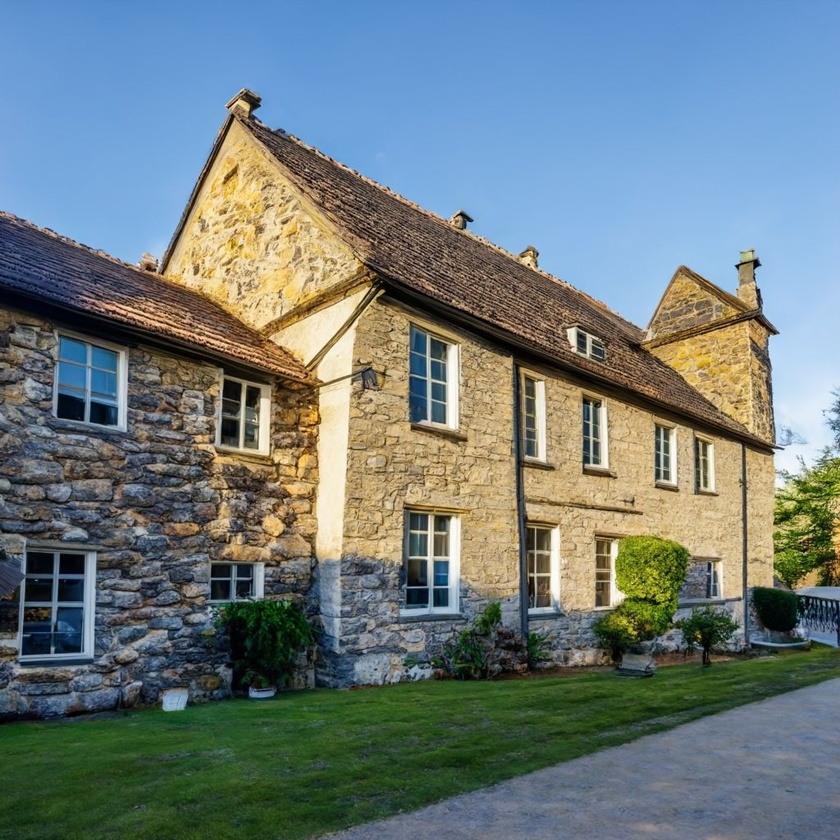
#> input picture Compression image/maison.jpg, 840 x 840 px, shrunk from 1024 x 1024 before the run
$ python 'Compression image.py'
#> lines starting #> are read from the running program, lines starting #| are printed output that depends on the picture
from PIL import Image
import numpy as np
import matplotlib.pyplot as plt

plt.close("all")

## Extraction image
def extraction_image(NomFichier):
#> called with NomFichier = 'maison.jpg'
    img = Image.open(NomFichier)
#> img is the input picture: PIL image 840x840 RGB; mean R, G, B 109.6, 123.7, 125.2
    return np.array(img)[:,:,:].tolist()

## Compression image
def compression(img):
    n = len(img)
    L = []
    img_comp = []
    pixel_comp = []
    colonne = []
    for i in range(n):
        for j in range(0,n-1,2):
            for k in range(3):
                pixel_comp.append((img[i][j][k]+img[i][j+1][k])//2)
            colonne.append(pixel_comp)
            pixel_comp = []
        L.append(colonne)
        colonne = []
    for i in range(n//2):
        for j in range(0,n-1,2):
            for k in range(3):
                pixel_comp.append((L[j][i][k]+L[j+1][i][k])//2)
            colonne.append(pixel_comp)
            pixel_comp = []
        img_comp.append(colonne)
        colonne = []
    return img_comp

## Upscale image
def upscale_rapport2(L):
    n = len(L)
    L_upscaled = []
    ligne_upscaled = []
    for i in range(n):
        ligne = []
        for j in range(n):
            ligne += [L[i][j]]*2
        ligne_upscaled.append(ligne)
    for i in range(n*2):
        colonne = []
        for j in range(n):
            colonne += [ligne_upscaled[j][i]]*2
        L_upscaled.append(colonne)
    return L_upscaled

## Retournement image
def retourne(img):
    N = len(img)
    for i in range(N):
        for j in range(i):
            img[i][j],img[j][i] = img[j][i],img[i][j]

## Affichage image
def affichage(img):
    plt.imshow(img)
    plt.show()

## Test
img = extraction_image('maison.jpg')
#> img = 840 items
img_comp = compression(img)
#> in compression, `n = len(img)`: n = 840
#> after the loop in compression, `for i in range(n):`: L = 840 items
#> after the loop in compression, `for i in range(n//2):`: img_comp = 420 items
#> img_comp = 420 items
retourne(img_comp)
#> in retourne, `N = len(img)`: N = 420
#> after the loop in retourne, `for i in range(N):`: img = 420 items
# img_upscaled = upscale_rapport2(img_comp)
# retourne(img_upscaled)
affichage(img_comp)
#> in affichage, `plt.show()`:
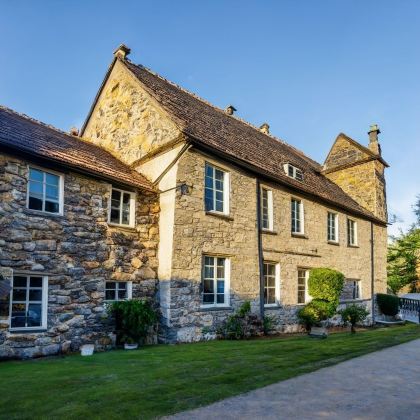
#> shown: shape (420, 420, 3); mean R, G, B 109.2, 123.3, 124.8
